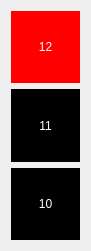
  <widget class="QWidget" name="gridLayoutWidget_4">
   <property name="geometry">
    <rect>
     <x>950</x>
     <y>160</y>
     <width>91</width>
     <height>251</height>
    </rect>
   </property>
   <layout class="QGridLayout" name="gridLayout_4">
    <item row="6" column="0">
     <widget class="QPushButton" name="pushButton_10">
      <property name="sizePolicy">
       <sizepolicy hsizetype="Minimum" vsizetype="Preferred">
        <horstretch>0</horstretch>
        <verstretch>0</verstretch>
       </sizepolicy>
      </property>
      <property name="sizeIncrement">
       <size>
        <width>0</width>
        <height>0</height>
       </size>
      </property>
      <property name="styleSheet">
       <string notr="true">background:rgb(0, 0, 0);
border: 2 px solid;
color: white;
font: 20pt &quot;Chandas&quot;;</string>
      </property>
      <property name="text">
       <string>10</string>
      </property>
      <property name="flat">
       <bool>false</bool>
      </property>
     </widget>
    </item>
    <item row="5" column="0">
     <widget class="QPushButton" name="pushButton_11">
      <property name="sizePolicy">
       <sizepolicy hsizetype="Minimum" vsizetype="Preferred">
        <horstretch>0</horstretch>
        <verstretch>0</verstretch>
       </sizepolicy>
      </property>
      <property name="styleSheet">
       <string notr="true">background:rgb(0, 0, 0);
border: 2 px solid;
color: white;
font: 20pt &quot;Chandas&quot;;</string>
      </property>
      <property name="text">
       <string>11</string>
      </property>
     </widget>
    </item>
    <item row="3" column="0">
     <widget class="QPushButton" name="pushButton_12">
      <property name="sizePolicy">
       <sizepolicy hsizetype="Minimum" vsizetype="Preferred">
        <horstretch>0</horstretch>
        <verstretch>0</verstretch>
       </sizepolicy>
      </property>
      <property name="styleSheet">
       <string notr="true">background:rgb(255, 0, 0);
border: 2 px solid;
color: white;
font: 20pt &quot;Chandas&quot;;</string>
      </property>
      <property name="text">
       <string>12</string>
      </property>
     </widget>
    </item>
   </layout>
  </widget>
